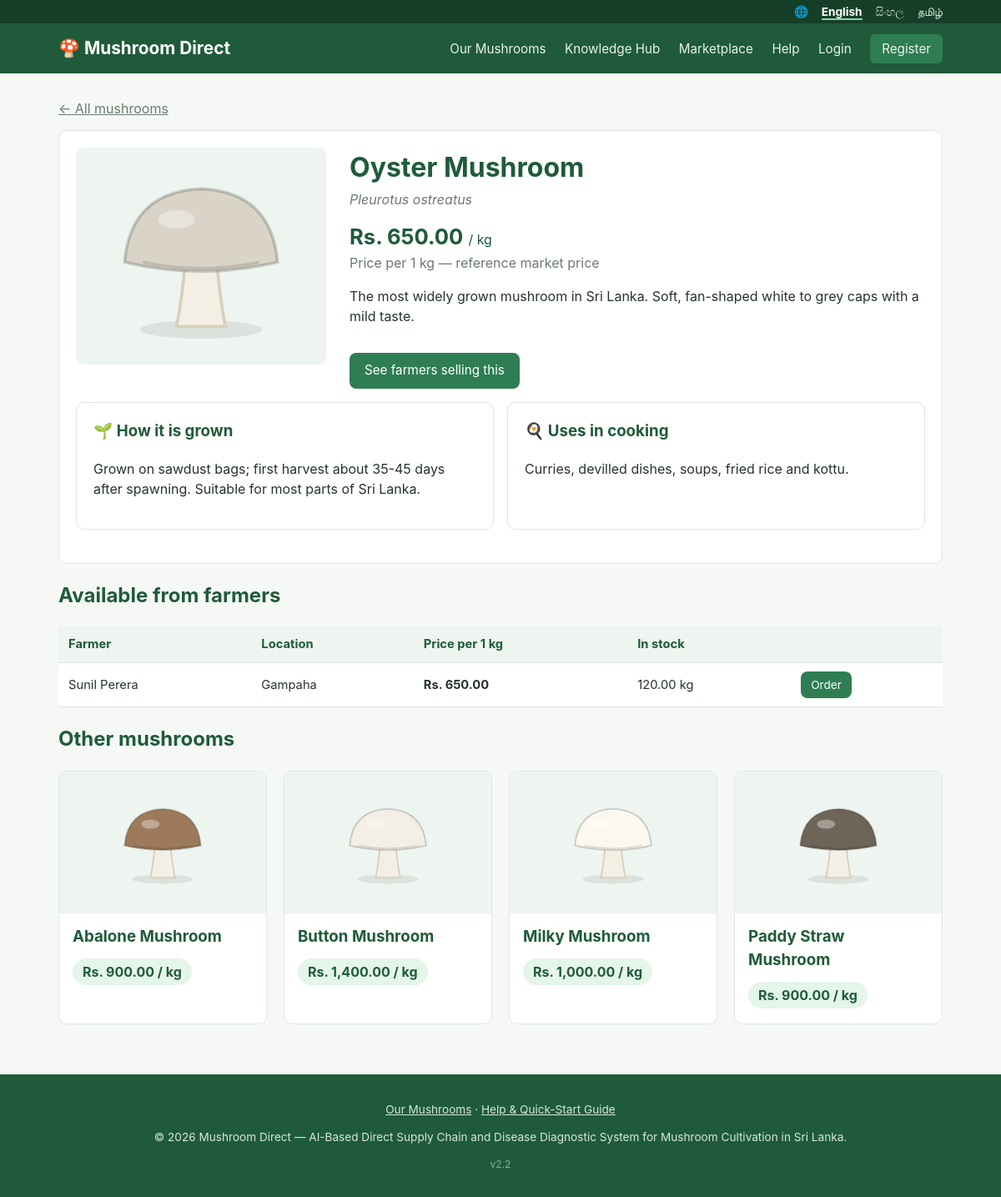
The page /mushrooms/view.php?id=1 on the database its author committed.
### tables this page shows
CREATE TABLE mushroom_types (
  id INT AUTO_INCREMENT PRIMARY KEY,
  name VARCHAR(100) NOT NULL,
  name_si VARCHAR(150) NULL,
  name_ta VARCHAR(150) NULL,
  scientific_name VARCHAR(100) NULL,
  description TEXT,
  description_si TEXT,
  description_ta TEXT,
  growing_info TEXT,
  growing_info_si TEXT,
  growing_info_ta TEXT,
  uses TEXT,
  uses_si TEXT,
  uses_ta TEXT,
  price_per_kg DECIMAL(10,2) NOT NULL,
  color VARCHAR(7) NOT NULL DEFAULT '#c9b79c' COMMENT 'Cap colour for the built-in illustration',
  image VARCHAR(255) NULL,
  is_active TINYINT(1) NOT NULL DEFAULT 1,
  sort_order INT NOT NULL DEFAULT 0
);

CREATE TABLE listings (
  id INT AUTO_INCREMENT PRIMARY KEY,
  farmer_id INT NOT NULL,
  mushroom_type_id INT NULL,
  mushroom_type VARCHAR(100) NOT NULL,
  description TEXT,
  quantity_kg DECIMAL(10,2) NOT NULL,
  price_per_kg DECIMAL(10,2) NOT NULL,
  harvest_date DATE NULL,
  location VARCHAR(100) NULL COMMENT 'District / town of the farm (FR-MKT.3 filter)',
  image VARCHAR(255),
  status ENUM('active','sold_out','removed') NOT NULL DEFAULT 'active',
  created_at TIMESTAMP DEFAULT CURRENT_TIMESTAMP,
  FOREIGN KEY (farmer_id) REFERENCES users(id) ON DELETE CASCADE,
  FOREIGN KEY (mushroom_type_id) REFERENCES mushroom_types(id) ON DELETE SET NULL
);

CREATE TABLE users (
  id INT AUTO_INCREMENT PRIMARY KEY,
  role ENUM('farmer','buyer','admin','expert') NOT NULL,
  full_name VARCHAR(150) NOT NULL,
  email VARCHAR(150) NOT NULL UNIQUE,
  phone VARCHAR(20),
  password_hash VARCHAR(255) NOT NULL,
  business_name VARCHAR(150) NULL COMMENT 'Farm name (farmer) or Hotel/Restaurant name (buyer)',
  address VARCHAR(255),
  profile_image VARCHAR(255),
  is_verified TINYINT(1) NOT NULL DEFAULT 0,
  otp_code VARCHAR(255) NULL COMMENT 'Hashed one-time verification code (FR-AUTH.2)',
  otp_expires_at DATETIME NULL,
  reset_token VARCHAR(255) NULL COMMENT 'Hashed password-reset token (FR-AUTH.4)',
  reset_expires_at DATETIME NULL,
  status ENUM('active','suspended') NOT NULL DEFAULT 'active',
  created_at TIMESTAMP DEFAULT CURRENT_TIMESTAMP
);

### mushrooms/view.php (the view, shortened to what this page needs)
<?php
require_once __DIR__ . '/../includes/bootstrap.php';
$id = (int) ($_GET['id'] ?? 0);
$stmt = $pdo->prepare('SELECT * FROM mushroom_types WHERE id = ? AND is_active = 1');
$stmt->execute([$id]);
$m = $stmt->fetch();
$listings = $pdo->prepare(
    "SELECT l.*, u.full_name AS farmer_name, u.address AS farmer_address
     FROM listings l JOIN users u ON u.id = l.farmer_id
     WHERE l.mushroom_type_id = ? AND l.status = 'active' AND u.status = 'active'
     ORDER BY l.price_per_kg ASC"
);
$listings->execute([$id]);
$listings = $listings->fetchAll();
$others = $pdo->prepare('SELECT * FROM mushroom_types WHERE id != ? AND is_active = 1 ORDER BY sort_order LIMIT 4');
$others->execute([$id]);
$others = $others->fetchAll();
include __DIR__ . '/../includes/header.php';
?>
<a href="<?= BASE_URL ?>/mushrooms/index.php" class="muted">&larr; <?= te('mush.back') ?></a>
<div class="card" style="margin-top:14px;">
  <div class="mushroom-hero">
    <div class="pic"><?= mushroom_picture($m, 220) ?></div>
    <div style="flex:1; min-width:260px;">
      <h1 class="mt-0" style="margin-bottom:2px;"><?= e(tr_field($m, 'name')) ?></h1>
      <div class="sci" style="font-style:italic; color:var(--muted);"><?= e($m['scientific_name']) ?></div>
      <p style="font-size:1.6rem; font-weight:700; color:var(--green-dark); margin:14px 0 0;">
        <?= format_money($m['price_per_kg']) ?> <span style="font-size:1rem; font-weight:normal;"><?= te('common.per_kg') ?></span>
      </p>
      <p class="muted" style="margin-top:0;"><?= te('common.price_per_kg') ?> &mdash; <?= te('mush.reference_price') ?></p>
      <p><?= nl2br(e(tr_field($m, 'description'))) ?></p>
      <?php if ($listings): ?>
        <a href="#buy" class="btn"><?= te('mush.buy_now') ?></a>
      <?php endif; ?>
    </div>
  </div>
  <div class="detail-grid">
    <div class="card">
      <h3>🌱 <?= te('mush.growing') ?></h3>
      <p><?= nl2br(e(tr_field($m, 'growing_info'))) ?></p>
    </div>
    <div class="card">
      <h3>🍳 <?= te('mush.uses') ?></h3>
      <p><?= nl2br(e(tr_field($m, 'uses'))) ?></p>
    </div>
  </div>
</div>
<h2 id="buy"><?= te('mush.available_from') ?></h2>
<?php if (!$listings): ?>
  <p class="muted"><?= te('mush.no_listings') ?></p>
<?php else: ?>
  <table class="data-table">
    <tr><th><?= te('common.farmer') ?></th><th><?= te('common.location') ?></th><th><?= te('common.price_per_kg') ?></th><th><?= te('mush.stock') ?></th><th></th></tr>
    <?php foreach ($listings as $l): ?>
      <tr>
        <td><?= e($l['farmer_name']) ?></td>
        <td><?= e($l['location'] ?: ($l['farmer_address'] ?: '-')) ?></td>
        <td><strong><?= format_money($l['price_per_kg']) ?></strong></td>
        <td><?= e($l['quantity_kg']) ?> kg</td>
        <td><a href="<?= BASE_URL ?>/buyer/listing_view.php?id=<?= (int) $l['id'] ?>" class="btn btn-small"><?= te('mush.order') ?></a></td>
      </tr>
    <?php endforeach; ?>
  </table>
<?php endif; ?>
<?php if ($others): ?>
  <h2><?= te('mush.other') ?></h2>
  <div class="mushroom-grid">
    <?php foreach ($others as $o): ?>
      <a class="mushroom-card" href="<?= BASE_URL ?>/mushrooms/view.php?id=<?= (int) $o['id'] ?>">
        <div class="pic"><?= mushroom_picture($o, 110) ?></div>
        <div class="body">
          <h3><?= e(tr_field($o, 'name')) ?></h3>
          <span class="price-tag"><?= format_money($o['price_per_kg']) ?> <?= te('common.per_kg') ?></span>
        </div>
      </a>
    <?php endforeach; ?>
  </div>
<?php endif; ?>
<?php include __DIR__ . '/../includes/footer.php'; ?>

### includes/functions.php (shortened to what this page needs)
<?php
function e($value) {
    return htmlspecialchars((string) $value, ENT_QUOTES, 'UTF-8');
}
function format_money($amount) {
    return 'Rs. ' . number_format((float) $amount, 2);
}
function current_lang() {
    static $lang = null;
    if ($lang === null) {
        $lang = $_SESSION['lang'] ?? ($_COOKIE['lang'] ?? 'en');
    }
    return $lang;
}
function set_lang_from_request() {
    $lang = $_GET['lang'] ?? null;
}
function t($key, array $vars = []) {
    static $strings = [];
    $lang = current_lang();
    if (!isset($strings[$lang])) {
        $strings['en'] = $strings['en'] ?? require __DIR__ . '/../lang/en.php';
        $strings[$lang] = $lang === 'en' ? $strings['en'] : require __DIR__ . '/../lang/' . $lang . '.php';
    }
    $text = $strings[$lang][$key] ?? ($strings['en'][$key] ?? $key);
    return $text;
}
function te($key, array $vars = []) {
    return e(t($key, $vars));
}
function tr_field($row, $field) {
    $lang = current_lang();
    return $row[$field] ?? '';
}
function mushroom_picture($type, $size = 150) {
    $cap = preg_match('/^#[0-9a-f]{6}$/i', $type['color'] ?? '') ? $type['color'] : '#c9b79c';
    return '<svg width="' . (int) $size . '" height="' . (int) $size . '" viewBox="0 0 120 120" role="img" aria-label="' . e(tr_field($type, 'name')) . '">'
        . '<ellipse cx="60" cy="108" rx="40" ry="6" fill="#000" opacity=".08"/>'
        . '<path d="M50 62 Q47 92 44 106 L76 106 Q73 92 70 62 Z" fill="#f4efe4" stroke="#d8cfbd" stroke-width="2"/>'
        . '<path d="M10 64 Q14 18 60 16 Q106 18 110 64 Q60 76 10 64 Z" fill="' . $cap . '" stroke="rgba(0,0,0,.18)" stroke-width="2"/>'
        . '<path d="M22 64 Q60 72 98 64" stroke="rgba(0,0,0,.12)" stroke-width="2" fill="none"/>'
        . '<ellipse cx="44" cy="36" rx="12" ry="6" fill="#fff" opacity=".35"/>'
        . '</svg>';
}

### assets/css/style.css (style rules this page uses)
:root { --green: #2e7d53; --green-dark: #1f5b3a; --navy: #1f4e5f; --bg: #f6f8f6; --card: #ffffff; --text: #26332c; --muted: #6b7a70; --border: #e0e6e1; --danger: #c0392b; --radius: 10px; }
* { box-sizing: border-box; }
body { margin: 0; font-family: -apple-system, "Segoe UI", Roboto, Arial, sans-serif; background: var(--bg); color: var(--text); line-height: 1.5; }
h1, h2, h3 { color: var(--green-dark); }
.card { background: var(--card); border: 1px solid var(--border); border-radius: var(--radius); padding: 20px; margin-bottom: 20px; }
.btn { display: inline-block; background: var(--green); color: #fff; border: none; padding: 10px 18px; border-radius: 8px; font-size: 0.95rem; cursor: pointer; text-decoration: none; margin-top: 16px; }
.btn-small { padding: 6px 12px; font-size: 0.85rem; margin-top: 0; }
table.data-table { width: 100%; border-collapse: collapse; background: var(--card); }
table.data-table th, table.data-table td { padding: 10px 12px; text-align: left; border-bottom: 1px solid var(--border); font-size: 0.92rem; }
table.data-table th { background: #eef4ef; color: var(--green-dark); }
.muted { color: var(--muted); }
.mt-0 { margin-top: 0; }
.mushroom-grid { display: grid; gap: 20px; grid-template-columns: repeat(auto-fill, minmax(230px, 1fr)); }
.mushroom-card { background: var(--card); border: 1px solid var(--border); border-radius: var(--radius); overflow: hidden; text-decoration: none; color: inherit; display: flex; flex-direction: column; transition: transform .15s, box-shadow .15s; }
.mushroom-card .pic { background: #eef4ef; height: 170px; display: flex; align-items: center; justify-content: center; }
.mushroom-card .body { padding: 14px 16px 18px; }
.mushroom-card h3 { margin: 0 0 2px; }
.price-tag { display: inline-block; background: #e4f5e9; color: var(--green-dark); font-weight: 700; border-radius: 999px; padding: 4px 12px; margin-top: 10px; }
.mushroom-hero { display: flex; gap: 28px; flex-wrap: wrap; align-items: flex-start; }
.mushroom-hero .pic { flex: 0 0 300px; max-width: 100%; background: #eef4ef; border-radius: var(--radius); display: flex; align-items: center; justify-content: center; min-height: 260px; overflow: hidden; }
.detail-grid { display: grid; gap: 16px; grid-template-columns: repeat(auto-fit, minmax(240px, 1fr)); margin-top: 16px; }
.detail-grid .card h3 { margin-top: 0; }

### rows shown on the page
mushroom_types: name "Oyster Mushroom", scientific_name "Pleurotus ostreatus", price_per_kg "Rs. 650.00", description "The most widely grown mushroom in Sri Lanka. Soft, fan-shaped white to grey caps with a mild taste.", growing_info "Grown on sawdust bags; first harvest about 35-45 days after spawning. Suitable for most parts of Sri Lanka.", uses "Curries, devilled dishes, soups, fried rice and kottu."
listings: farmer.full_name "Sunil Perera", location "Gampaha", price_per_kg "Rs. 650.00", quantity_kg "120.00"
mushroom_types: name "Abalone Mushroom", price_per_kg "Rs. 900.00"
mushroom_types: name "Button Mushroom", price_per_kg "Rs. 1,400.00"
mushroom_types: name "Milky Mushroom", price_per_kg "Rs. 1,000.00"
mushroom_types: name "Paddy Straw Mushroom", price_per_kg "Rs. 900.00"

### other values the page prints
$label "English"
$label "සිංහල"
$label "தமிழ்"
te('app.name') "Mushroom Direct"
te('nav.mushrooms') "Our Mushrooms"
te('nav.knowledge') "Knowledge Hub"
te('nav.marketplace') "Marketplace"
te('nav.help') "Help"
te('nav.login') "Login"
te('nav.register') "Register"
te('mush.back') "All mushrooms"
te('common.per_kg') "/ kg"
te('common.price_per_kg') "Price per 1 kg"
te('mush.reference_price') "reference market price"
te('mush.buy_now') "See farmers selling this"
